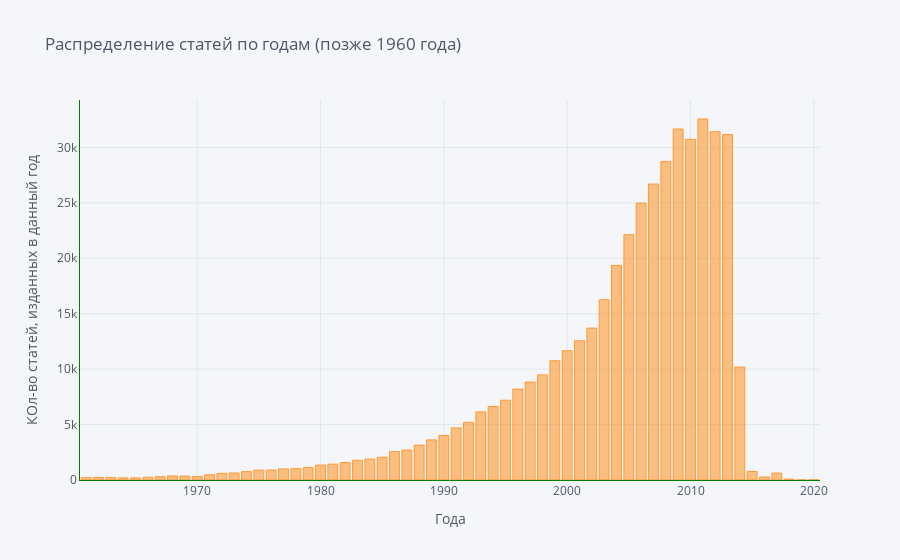

The code cell stored with this chart in its notebook:
### Markdown cell above
#### Почему график начинается с 1880? Может, есть выбросы? + Старые статьи скорее всего не особо актуальны (условно можно выкинуть статьи до 1960 года)

### Code cell
years[(years > 1960) & (years<2023)].value_counts().iplot(kind='bar',
                     xTitle='Года',
                     linecolor='green',
                     yTitle='КОл-во статей, изданных в данный год',
                     title='Распределение статей по годам (позже 1960 года)')

### Figure 1 — Plotly figure (JSON) as saved in the notebook; plotly's stock layout.template omitted (floating-point values rounded to 4 significant figures)
{"data": [{"marker": {"color": "rgba(255, 153, 51, 0.6)", "line": {"color": "rgba(255, 153, 51, 1.0)", "width": 1}}, "name": "year", "orientation": "v", "text": "", "x": [2011, 2009, 2012, 2013, 2010, 2008, 2007, 2006, 2005, 2004, 2003, 2002, 2001, 2000, 1999, 2014, 1998, 1997, 1996, 1995, 1994, 1993, 1992, 1991, 1990, 1989, 1988, 1987, 1986, 1985, 1984, 1983, 1982, 1981, 1980, 1979, 1978, 1977, 1976, 1975, 2015, 1974, 1973, 2017, 1972, 1971, 1968, 1969, 1970, 1967, 2016, 1966, 1962, 1963, 1961, 1964, 1965, 2018, 2020, 2019], "y": [32564, 31662, 31417, 31163, 30721, 28734, 26701, 24977, 22127, 19356, 16258, 13700, 12559, 11661, 10759, 10190, 9476, 8838, 8205, 7197, 6631, 6141, 5203, 4700, 4010, 3618, 3148, 2703, 2564, 2053, 1886, 1783, 1575, 1430, 1346, 1124, 1026, 997, 900, 895, 769, 754, 632, 621, 602, 471, 369, 359, 317, 306, 272, 250, 230, 221, 207, 191, 189, 83, 10, 6], "type": "bar"}], "layout": {"legend": {"bgcolor": "#F5F6F9", "font": {"color": "#4D5663"}}, "paper_bgcolor": "#F5F6F9", "plot_bgcolor": "#F5F6F9", "title": {"font": {"color": "#4D5663"}, "text": "Распределение статей по годам (позже 1960 года)"}, "xaxis": {"gridcolor": "#E1E5ED", "linecolor": "green", "showgrid": true, "tickfont": {"color": "#4D5663"}, "title": {"font": {"color": "#4D5663"}, "text": "Года"}, "zerolinecolor": "#E1E5ED", "type": "linear", "range": [1960.0, 2020.0], "autorange": true}, "yaxis": {"gridcolor": "#E1E5ED", "linecolor": "green", "showgrid": true, "tickfont": {"color": "#4D5663"}, "title": {"font": {"color": "#4D5663"}, "text": "КОл-во статей, изданных в данный год"}, "zerolinecolor": "#E1E5ED", "type": "linear", "range": [0, 34280.0], "autorange": true}, "autosize": true}}
